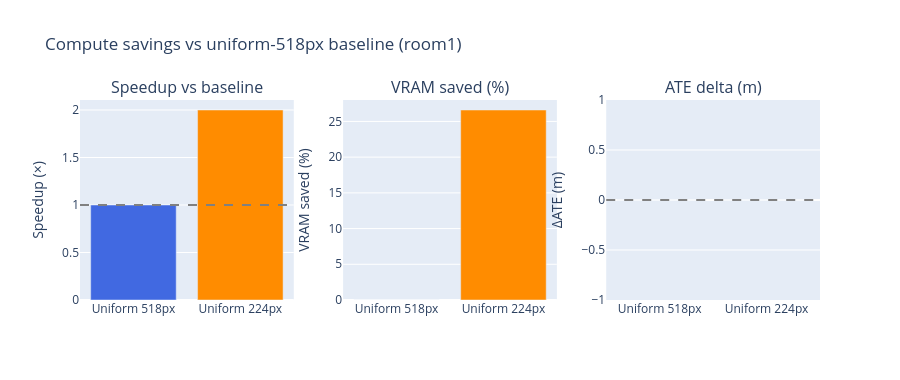

The cell this chart's notebook holds for it:
### Code cell
# Compute savings summary bar chart
# Uniform 224px savings come from Phase 5 hardcoded values (room1)
r1 = df_multi[df_multi["sequence"] == "room1"].sort_values("resolution")
t224 = r1.loc[r1["resolution"]==224, "time_s"].values[0]
t518 = r1.loc[r1["resolution"]==518, "time_s"].values[0]
m224 = r1.loc[r1["resolution"]==224, "peak_mb"].values[0]
m518 = r1.loc[r1["resolution"]==518, "peak_mb"].values[0]

configs = [
    dict(label="Uniform\n518px",    speedup=1.0,
         vram_saved=0.0,
         ate_delta=0.000),
    dict(label="Uniform\n224px",    speedup=round(t518/t224, 1),
         vram_saved=round(100*(m518-m224)/m518, 1),
         ate_delta=0.000),
]

if not df_imu.empty:
    unif_t = df_imu[df_imu["method"]=="uniform"]["time_s"].mean()
    unif_m = df_imu[df_imu["method"]=="uniform"]["peak_mb"].mean()
    unif_a = df_imu[df_imu["method"]=="uniform"]["ate_mean"].mean()
    best = df_imu[(df_imu["method"]=="imu") &
                  (df_imu["resolution"]==224)].sort_values("ate_mean").iloc[0]
    configs.append(dict(
        label="IMU-guided\n224px",
        speedup=round(unif_t / best["time_s"], 1),
        vram_saved=round(best["vram_saved"], 1),
        ate_delta=round(best["ate_mean"] - unif_a, 4),
    ))
else:
    configs.append(dict(label="IMU-guided\n224px (pending)",
                        speedup=None, vram_saved=None, ate_delta=None))

df_cfg = pd.DataFrame(configs).dropna()

fig = make_subplots(rows=1, cols=3,
    subplot_titles=("Speedup vs baseline", "VRAM saved (%)", "ATE delta (m)"))

bar_cols = ["royalblue", "darkorange", "firebrick"]
for i, (_, row) in enumerate(df_cfg.iterrows()):
    c = bar_cols[i % len(bar_cols)]
    lbl = row["label"]
    fig.add_trace(go.Bar(x=[lbl], y=[row["speedup"]],
        marker_color=c, showlegend=False), row=1, col=1)
    fig.add_trace(go.Bar(x=[lbl], y=[row["vram_saved"]],
        marker_color=c, showlegend=False), row=1, col=2)
    fig.add_trace(go.Bar(x=[lbl], y=[row["ate_delta"]],
        marker_color=c, showlegend=False), row=1, col=3)

fig.add_hline(y=1.0, line_dash="dash", line_color="grey", row=1, col=1)
fig.add_hline(y=0.0, line_dash="dash", line_color="grey", row=1, col=3)
fig.update_yaxes(title_text="Speedup (×)",    row=1, col=1)
fig.update_yaxes(title_text="VRAM saved (%)", row=1, col=2)
fig.update_yaxes(title_text="ΔATE (m)",       row=1, col=3)
fig.update_layout(height=380,
    title_text="Compute savings vs uniform-518px baseline (room1)")
fig.show()

print("\n=== Compute savings summary (room1) ===")
for _, r in df_cfg.iterrows():
    print(f"  {r['label'].replace(chr(10),' '):30s}"
          f"  {r['speedup']:.1f}× faster"
          f"  {r['vram_saved']:.0f}% VRAM saved"
          f"  ΔATE={r['ate_delta']:+.4f} m")

### Figure 1 — Plotly figure (JSON) as saved in the notebook; plotly's stock layout.template omitted (floating-point values rounded to 4 significant figures)
{"data": [{"marker": {"color": "royalblue"}, "showlegend": false, "type": "bar", "x": ["Uniform\n518px"], "xaxis": "x", "y": [1.0], "yaxis": "y"}, {"marker": {"color": "royalblue"}, "showlegend": false, "type": "bar", "x": ["Uniform\n518px"], "xaxis": "x2", "y": [0.0], "yaxis": "y2"}, {"marker": {"color": "royalblue"}, "showlegend": false, "type": "bar", "x": ["Uniform\n518px"], "xaxis": "x3", "y": [0.0], "yaxis": "y3"}, {"marker": {"color": "darkorange"}, "showlegend": false, "type": "bar", "x": ["Uniform\n224px"], "xaxis": "x", "y": [2.0], "yaxis": "y"}, {"marker": {"color": "darkorange"}, "showlegend": false, "type": "bar", "x": ["Uniform\n224px"], "xaxis": "x2", "y": [26.6], "yaxis": "y2"}, {"marker": {"color": "darkorange"}, "showlegend": false, "type": "bar", "x": ["Uniform\n224px"], "xaxis": "x3", "y": [0.0], "yaxis": "y3"}], "layout": {"annotations": [{"font": {"size": 16}, "showarrow": false, "text": "Speedup vs baseline", "x": 0.1444, "xanchor": "center", "xref": "paper", "y": 1.0, "yanchor": "bottom", "yref": "paper"}, {"font": {"size": 16}, "showarrow": false, "text": "VRAM saved (%)", "x": 0.5, "xanchor": "center", "xref": "paper", "y": 1.0, "yanchor": "bottom", "yref": "paper"}, {"font": {"size": 16}, "showarrow": false, "text": "ATE delta (m)", "x": 0.8556, "xanchor": "center", "xref": "paper", "y": 1.0, "yanchor": "bottom", "yref": "paper"}], "height": 380, "shapes": [{"line": {"color": "grey", "dash": "dash"}, "type": "line", "x0": 0, "x1": 1, "xref": "x domain", "y0": 1.0, "y1": 1.0, "yref": "y"}, {"line": {"color": "grey", "dash": "dash"}, "type": "line", "x0": 0, "x1": 1, "xref": "x3 domain", "y0": 0.0, "y1": 0.0, "yref": "y3"}], "title": {"text": "Compute savings vs uniform-518px baseline (room1)"}, "xaxis": {"anchor": "y", "domain": [0.0, 0.2889]}, "xaxis2": {"anchor": "y2", "domain": [0.3556, 0.6444]}, "xaxis3": {"anchor": "y3", "domain": [0.7111, 1.0]}, "yaxis": {"anchor": "x", "domain": [0.0, 1.0], "title": {"text": "Speedup (×)"}}, "yaxis2": {"anchor": "x2", "domain": [0.0, 1.0], "title": {"text": "VRAM saved (%)"}}, "yaxis3": {"anchor": "x3", "domain": [0.0, 1.0], "title": {"text": "ΔATE (m)"}}}}
